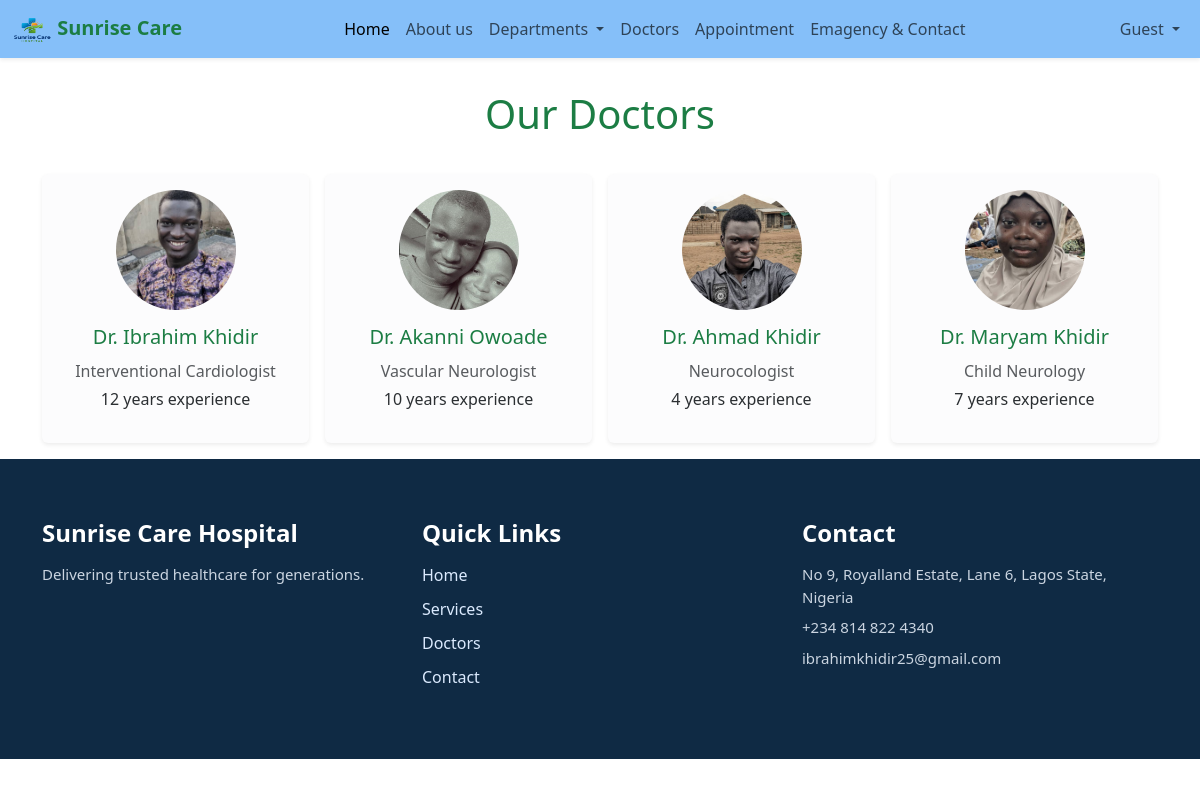
The app's page /doctors/ with its own data.
### core/models.py (models this page shows, shortened)
class Doctor(models.Model):
    user = models.OneToOneField(User, on_delete=models.CASCADE, limit_choices_to={'role': 'doctor'})
    department = models.ForeignKey(Department, on_delete=models.SET_NULL, null=True)
    photo = models.ImageField(
        upload_to='photos/')
    specialization = models.CharField(max_length=100)
    experience_years = models.PositiveIntegerField(default=0)

class User(AbstractUser):
    ROLE_CHOICES = (
        ('admin', 'Admin'),
        ('doctor', 'Doctor'),
        ('nurse', 'Nurse'),
        ('patient', 'Patient'),
    )
    role = models.CharField(max_length=20, choices=ROLE_CHOICES)
    phone = models.CharField(max_length=15, blank=True)
    address = models.TextField(blank=True)

### core/views.py (the view)
# urls.py: path('doctors/', views.doctors, name='doctors'),
def doctors(request):
    doctors = Doctor.objects.all()
    return render(request, 'doctors.html', {'doctors': doctors})

### core/templates/doctors.html (shortened to what this page needs)
{% extends 'base.html' %}
{% block content %}
<div class="container">
    <div class="row g-3 my-3">
     <h1 class="heading text-center">Our Doctors</h1>
        {% for doctor in doctors %}
        {% if doctor.photo %}
        <div class="col-12 col-lg-3">
            <div class="doctor-card shadow-sm rounded-2 bg-light-subtle text-center p-3">
                <img src="{{ doctor.photo.url }}" alt="Doctor 1" class="img rounded-circle mb-3" width="120" height="120" loading="lazy">
                <h5>Dr. {{ doctor.user.get_full_name }}</h5>
                <p class="text-muted mb-1">{{ doctor.specialization }}</p>
                <p class="text-secondary-emphasis">{{ doctor.experience_years }} years experience</p>
            </div>
        </div>
        {% endif %}
        {% endfor %}
    </div>
</div>
{% include 'footer.html' %}
{% endblock %}

### core/templates/base.html (shortened to what this page needs)
{% load static %}
<!DOCTYPE html>
<html lang="en">
<head>
    <link href="https://cdn.jsdelivr.net/npm/bootstrap@5.3.8/dist/css/bootstrap.min.css" rel="stylesheet">
    <link rel="stylesheet" href="{% static 'style.css' %}">
    <link rel="stylesheet" href="https://cdnjs.cloudflare.com/ajax/libs/font-awesome/7.0.1/css/all.min.css" />
</head>
<body>
<nav class="navbar navbar-expand-lg shadow-sm sticky-top">
  <div class="container-fluid">
    <a class="navbar-brand" href="{% url 'home' %}">
      <img src="{% static 'logo.png' %}" alt="logo" width="40" height="30">
      <div class="d-inline logo">Sunrise Care</div>
    </a>
    <div class="collapse navbar-collapse" id="navbarSupportedContent">
      <ul class="navbar-nav mx-auto mb-2 mb-lg-0">
        <li class="nav-item">
          <a class="nav-link active" aria-current="page" href="{% url 'home' %}">Home</a>
        </li>
        <li class="nav-item">
          <a class="nav-link" href="{% url 'about' %}">About us</a>
        </li>
        <li class="nav-item dropdown">
          <a class="nav-link dropdown-toggle" href="#" role="button" data-bs-toggle="dropdown" aria-expanded="false">
            Departments
          </a>
        </li>
        <li class="nav-item">
          <a class="nav-link" href="{% url 'doctors' %}">Doctors</a>
        </li>
        <li class="nav-item">
          <a class="nav-link" href="{% url 'appointment' %}">Appointment</a>
        </li>
        <li class="nav-item">
          <a class="nav-link" href="{% url 'contact' %}">Emagency & Contact</a>
        </li>
      </ul>
      <ul class="navbar-nav">
        <li class="nav-item dropdown">
          <a class="nav-link dropdown-toggle" href="#" id="navbarDropdown" role="button" data-bs-toggle="dropdown" aria-expanded="false">
            {% if user.is_authenticated %}
            {{user.username}}
            {% else %}
             Guest
            {% endif %}
          </a>
        </li>
      </ul>
    </div>
  </div>
</nav>
{% block content %}
{% endblock %}
<link rel="stylesheet" href="https://cdn.jsdelivr.net/npm/bootstrap-icons/font/bootstrap-icons.css">
<body>
</body>
</html>

### core/templates/footer.html
<footer class="footer">
  <div class="container">
    <div class="row gy-4">
      <div class="col-md-4">
        <h4 class="footer-title">Sunrise Care Hospital</h4>
        <p class="footer-text">
          Delivering trusted healthcare for generations.
        </p>
      </div>
      <div class="col-md-4">
        <h4 class="footer-title">Quick Links</h4>
        <ul class="footer-links">
          <li><a href="/">Home</a></li>
          <li><a href="/services">Services</a></li>
          <li><a href="/doctors">Doctors</a></li>
          <li><a href="{% url 'contact' %}">Contact</a></li>
        </ul>
      </div>
      <div class="col-md-4">
        <h4 class="footer-title">Contact</h4>
        <p class="footer-text">No 9, Royalland Estate, Lane 6, Lagos State, Nigeria</p>
        <p class="footer-text">+234 814 822 4340</p>
        <p class="footer-text">ibrahimkhidir25@gmail.com</p>
      </div>
    </div>
  </div>
</footer>

### core/static/style.css (style rules this page uses)
:root { --color-white: #ffffff; --color-blue: hsl(210, 91%, 75%); --color-green: hsl(145, 63%, 30%); }
body { margin: 0; padding: 0; overflow-x: hidden; }
html { margin: 0; padding: 0; }
nav { background-color: var(--color-blue) !important; margin: 0; padding: 0; }
.navbar-brand { color: hsl(145, 63%, 30%) !important; font-weight: 600; font-size: 20px; }
.about h2, .heading { color: var(--color-green); margin-bottom: 20px !important; }
.doctor-card img { object-position: 0lvh; object-fit: cover; margin-bottom: 15px !important; }
.doctor-card h5 { color: var(--color-green); margin-bottom: 10px !important; }
.footer { background-color: #0f2a44; color: #cbd5e1; padding: 60px 0; }
.footer-title { font-weight: 600; margin-bottom: 16px; color: #ffffff; }
.footer-text { margin-bottom: 8px; font-size: 15px; }
.footer-links { list-style: none; padding: 0; margin: 0; }
.footer-links li { margin-bottom: 10px; }
.footer-links a { text-decoration: none; color: #dbeafe; transition: color 0.3s ease; }

### records on screen
Doctor: photo (picture), user.get_full_name "Ibrahim Khidir", specialization "Interventional Cardiologist", experience_years "12"
Doctor: photo (picture), user.get_full_name "Akanni Owoade", specialization "Vascular Neurologist", experience_years "10"
Doctor: photo (picture), user.get_full_name "Ahmad Khidir", specialization "Neurocologist", experience_years "4"
Doctor: photo (picture), user.get_full_name "Maryam Khidir", specialization "Child Neurology", experience_years "7"
